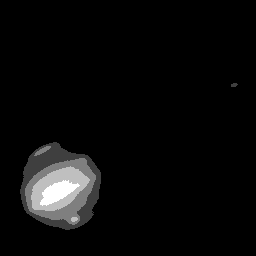
#> input picture jupiter1.tif, 256 x 256 px
$ python main.py
#> lines starting #> are read from the running program, lines starting #| are printed output that depends on the picture
import numpy as np
from numpy.fft import fft2, ifft2, fft
import matplotlib.pyplot as plt
import matplotlib.image as mpimg
from lcurve_functions import *
from mpl_toolkits.axes_grid1.inset_locator import mark_inset, zoomed_inset_axes
import numpy.random as rd


def direct_linear_2d(x,h):
    r = np.zeros((len(x),len(x)))
    for k in range(len(x) ):
        for l in range(len(x)):

            for m in range(len(x)):
                for n in range(len(x)):
                    if k-m >= 0 and (l-n)>= 0 and (k-m) < len(h) and (l-n) < len(h) :
                        r[k,l] = r[k,l] + (x[m,n] * h[(k-m),(l-n)])
    return r


#2D circular convolution
#matrices have to be same size and conv_matrix has to be zero padded
def direct_circular_2d(x,h):
    r = np.zeros((len(x),len(x)))
    for k in range(len(x)):
        for l in range(len(x)):

            for m in range(len(x)):
                for n in range(len(x)):
                    #print('k-p ' + str((k - p)))
                    #print((k - p) % len(g))
                    r[k,l] = r[k,l] + (x[m,n] * h[ (k-m) % (len(h)) , (l-n) % (len(h)) ])

    return r


def transpose_conv_2d(X,H, padding):
#H is kernel
#X and H have to be squared
#padding reduces the size of the output equally
    X_pad = np.pad(X, (0,padding))
    for x in range(padding):
        X_pad[len(X)+x,:] = X_pad[x,:]
        X_pad[:, len(X) + x] = X_pad[:,x]
        X_pad[len(X) + x, len(X) + x] =  X_pad[x,x]
    output_size = len(X_pad) - len(H)
    Z = np.zeros((output_size,output_size))
    #pad X

#stride
    k = 0

    for i in range(output_size):
        l = 0
        for j in range(output_size):
            Z[k,l] =  sum(sum(X_pad[i: (i+len(H)),j: (j+len(H)) ] * H))
            l = l + 1
        k = k + 1

    return Z

# ################################################################


#####################################
gray_img = mpimg.imread('jupiter1.tif')
#> gray_img is the input picture: shape (256, 256) uint16; min 0, max 1186, mean 58.4


# get psf from satellite
org_img = np.array(gray_img)#/sum(sum(np.array(gray_img)))
four_conv = fft2(org_img)#, axes = (1,0) ) #/ np.sqrt(256**2)
# plt.imshow(org_img, cmap='gray')
# plt.show()


xpos = 234
ypos = 85  # Pixel at centre of satellite
sat_img_org = org_img[ypos - 16: ypos + 16, xpos - 16:xpos + 16]
sat_img = sat_img_org / (sum(sum(sat_img_org)))
sat_img[sat_img < 0.05*np.max(sat_img)] = 0

# plt.imshow(sat_img, cmap='gray')
# plt.show()


pad_img = np.zeros((256,256))
pad_img[0:32,0:32] = sat_img
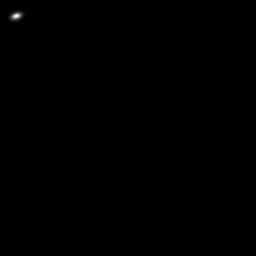
#> pad_img: shape (256, 256) float64; min 0, max 0.0188, mean 1.26e-05; drawn with min black and max white
fourier_img = fft2(sat_img, (256,256))#, axes =(1,0) )
fourier_img2 = fft2(pad_img)
# # naive inversion by direct division
print(np.allclose(fourier_img, fourier_img2, atol= 1e-10))
#| True


lam = 0.100#19

tikh_img_store = ( ifft2( four_conv * np.conj(fourier_img) / (lam ** 2 +  abs(fourier_img)**2 )))
tikh_img = tikh_img_store.real#[0:256,0:256]
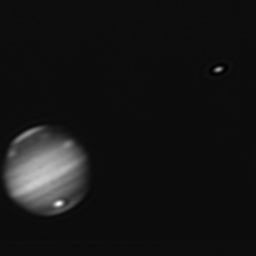
#> tikh_img: shape (256, 256) float64; min -93.84, max 1848.7, mean 70; drawn with min black and max white

Z_fft = ifft2(four_conv * np.conj(fourier_img)).real
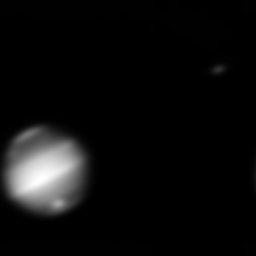
#> Z_fft: shape (256, 256) float64; min -9.24e-14, max 943.2, mean 48.1; drawn with min black and max white
Z =  transpose_conv_2d(org_img, sat_img, len(sat_img))
#> after the loop in transpose_conv_2d, `for x in range(padding):`:
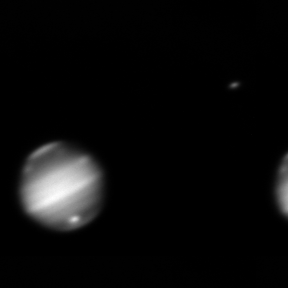
#> X_pad: shape (288, 288) uint16; min 0, max 1186, mean 50.4; drawn with min black and max white
#> in transpose_conv_2d, `output_size = len(X_pad) - len(H)`: output_size = 256
print(np.allclose(Z, Z_fft, atol= 1e-9))
#| True


alpha = 0.0056724
L_org = np.array([[ 0, -1, 0],[ -1, 4, -1],[ 0, -1, 0]])
four_L = fft2(  L_org, (256,256))


print('bla')


# alphas = np.linspace(0.000001,0.1,1000)
# #alphas = np.array([1, 2, 3, 4, 5, 6, 7, 8, 9, 10] ) * 1e-3
alphas = np.logspace(-10, 1, 200) #np.linspace(0,1e-6, 200)#
norm_f = np.zeros(len(alphas))
norm_data = np.zeros(len(alphas))


for i in range(0, len(alphas)):

    reg_img = (four_conv * np.conj(fourier_img)/ (alphas[i] * abs(four_L) +  abs(fourier_img)**2))
    #x = np. matrix.flatten(reg_img)
    # norm parseval theorem
    # take real part.. think about imaginary part as noise as x.conj * x should be real valued
    norm_f[i] = np.sqrt( sum(sum( (reg_img.conj() * abs(four_L) * reg_img).real )))/256

    norm_data[i] = np.linalg.norm(ifft2(four_conv - reg_img * fourier_img))
#> after the loop, norm_data = 200 values from 1.73 to 5230.2; norm_f = 200 values, max 908624.3 at index 0, min 2996.2 at index 199, mean 236873.5

reg_img = (four_conv * np.conj(fourier_img) / (alphas[109] * abs(four_L) + abs(fourier_img) ** 2))
# take real value of img as we have real input and need real output
c = (ifft2(reg_img)).real
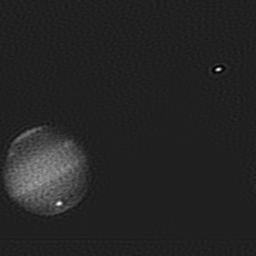
#> c: shape (256, 256) float64; min -437.9, max 3077.7, mean 71; drawn with min black and max white
plt.imshow(c, cmap='gray')
plt.show()


fig4 = plt.figure()
ax4 = fig4.add_subplot()
ax4.set_xscale('log')
ax4.set_yscale('log')
plt.plot(alphas,norm_data)

fig5 = plt.figure()
ax5 = fig5.add_subplot()
ax5.set_xscale('log')
ax5.set_yscale('log')
plt.plot(alphas,norm_f)

plt.show()
#> figure, not shown here; curve peaks at x = 10, y = 5230.2
#> figure, not shown here; curve peaks at x = 1e-10, y = 908624.3


fig2 = plt.figure()
ax = fig2.add_subplot()
ax.set_xscale('log')
ax.set_yscale('log')
# plt.xlim((10,1e4))
# plt.ylim((1e3,1e6))
# print(lambas[::100])

plt.plot(norm_data, norm_f,'o', color='black')

#plot crosses from MTC
MTCnorms= np.loadtxt('norms.txt')
plt.plot(MTCnorms[:,0], MTCnorms[:,1],  marker = "." ,mfc = 'black' , markeredgecolor='r',linestyle = 'None')
#k = 0
axins = zoomed_inset_axes(ax,30,loc='lower left')
axins.plot(norm_data, norm_f,'o', color='black')
axins.plot(MTCnorms[:,0], MTCnorms[:,1], marker = "." ,mfc = 'black' , markeredgecolor='r',markersize=10,linestyle = 'None')
#axins.scatter(norm_data, norm_f)

x1, x2, y1, y2 = 5.4e2, 5.6e2, 3.5e4, 3.7e4 # specify the limits
axins.set_xlim(x1, x2) # apply the x-limits
axins.set_ylim(y1, y2) # apply the y-limits
axins.tick_params( bottom=False, left=False, labelbottom = False, labelleft = False)

mark_inset(ax, axins, loc1=1, loc2=4 ,fc="none", ec="0.5")
#from l_curve in matlab
k=134
txt = alphas[k]
ax.annotate(np.around(txt,6), (norm_data[k]+15, norm_f[k]+15))
ax.plot(norm_data[k], norm_f[k],  marker = "." ,mfc = 'lime' , markeredgecolor='green',linestyle = 'None',markersize=10)
# i = 109
# txt = alphas[i]
# ax.annotate(np.around(txt,5), (norm_data[i], norm_f[i]))
plt.show()
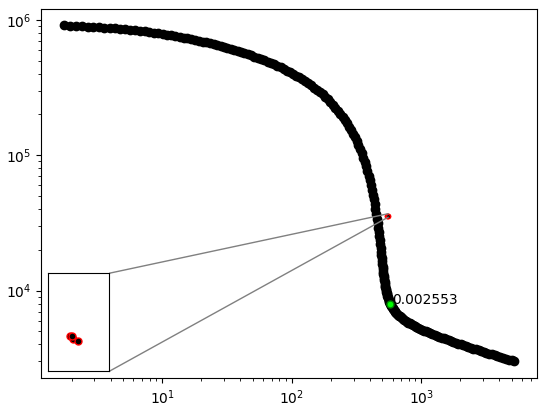
#> figure drawn by matplotlib, 2 panels; panel 1: curve peaks at x = 1.73, y = 908624.3


#plot posterior
minimizer = norm_data**2 + alphas *  norm_f**2
#> minimizer = 200 values from 85.56 to 117128554.5
fig3 = plt.figure()
ax = fig3.add_subplot()
#ax.set_xscale('log')
#ax.set_yscale('log')
plt.plot(alphas, minimizer )
plt.show()
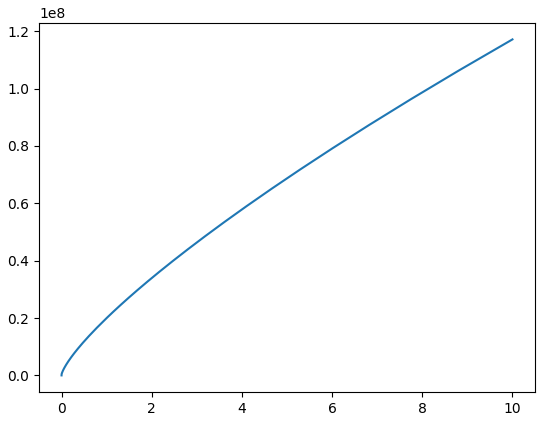
#> figure drawn by matplotlib, 1 panel; curve peaks at x = 10, y = 117128554.5


print("bla")
